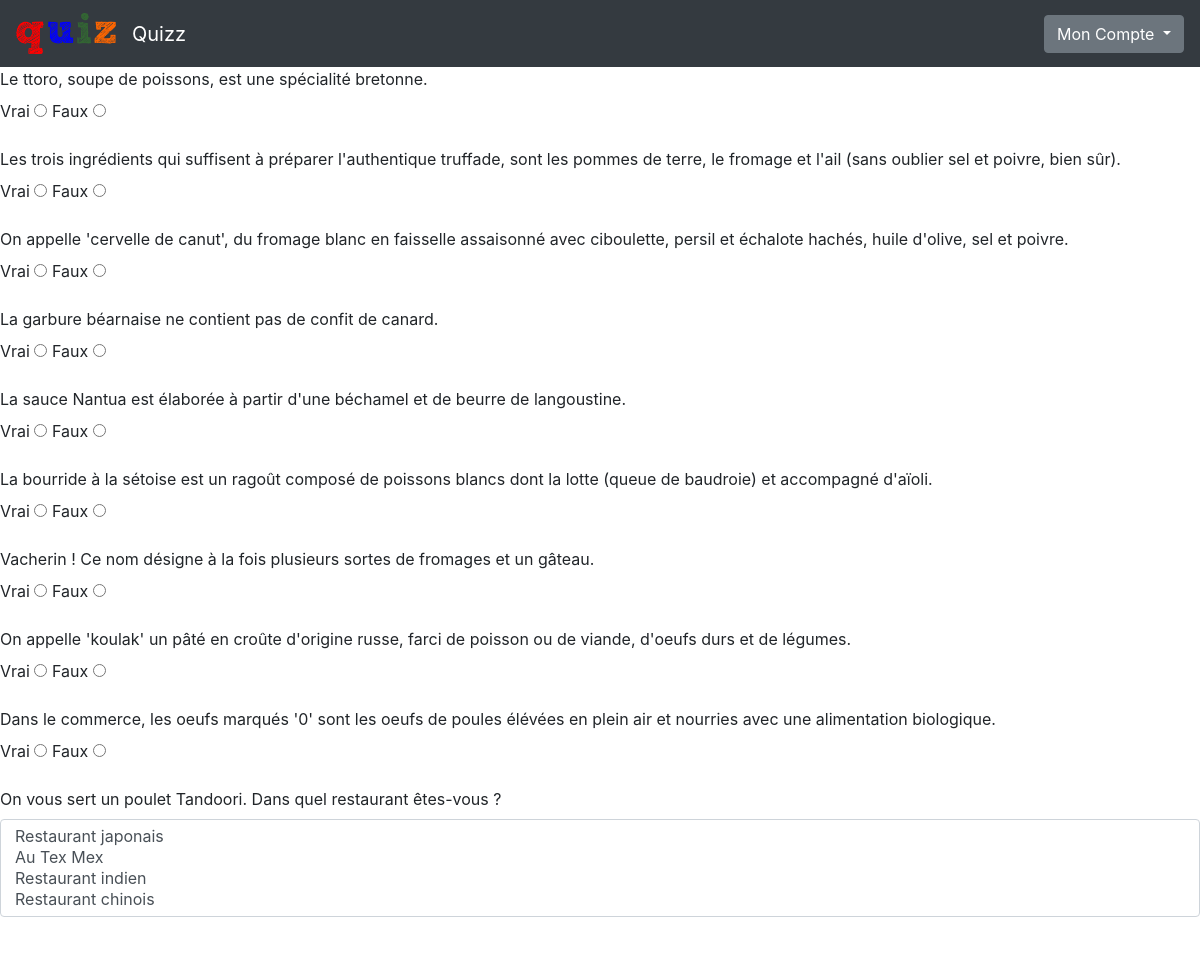
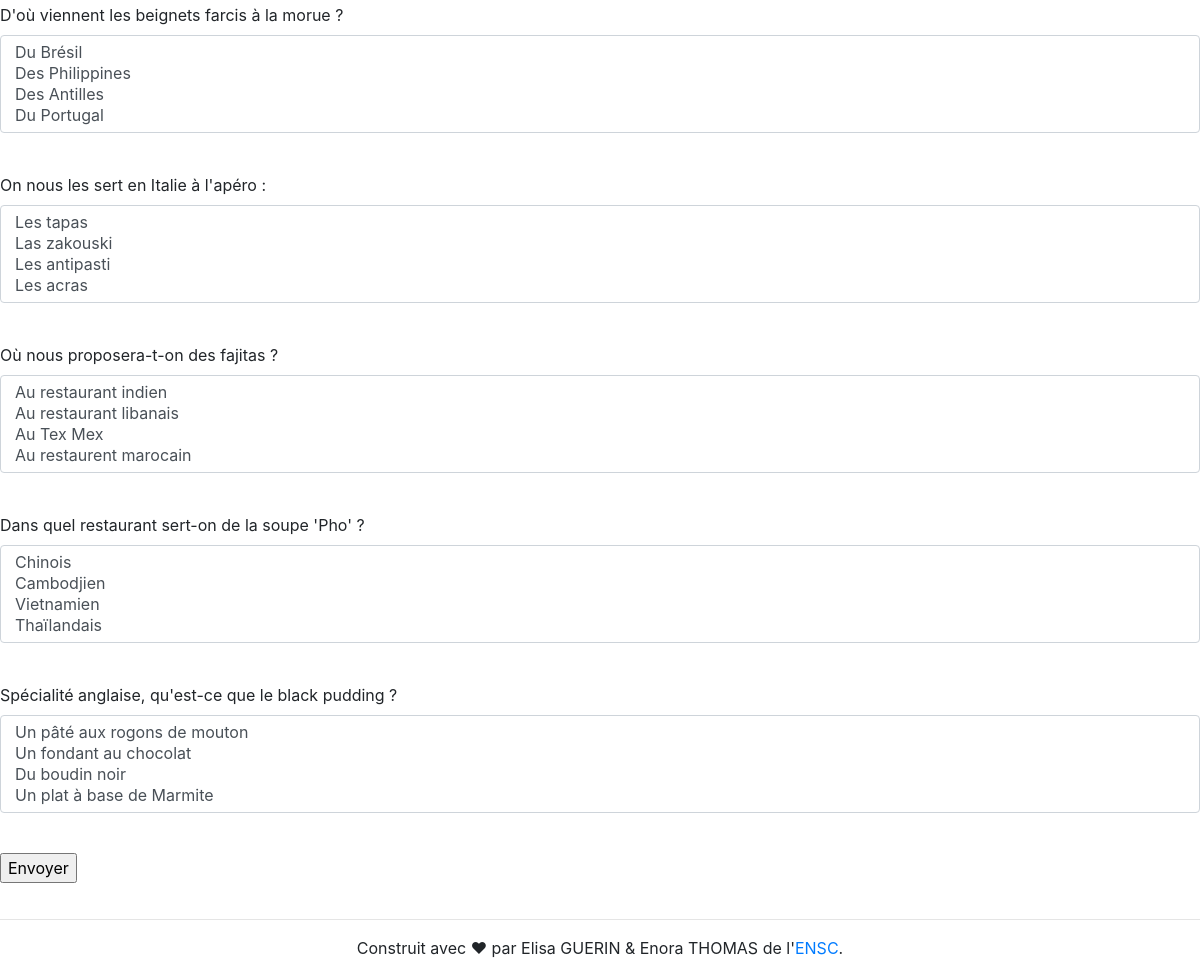
The app's page /questions.php?id1=3&id2=2 (signed in) with its own data (2 pictures, top to bottom).
### tables this page shows
CREATE TABLE QUESTION( 
id_question INTEGER NOT NULL, 
id_theme INTEGER  NOT NULL,
type VARCHAR(50) NOT NULL, 
question VARCHAR(200) NOT NULL,
reponse_vraie VARCHAR(200) NOT NULL,
reponse_fausse1 VARCHAR(200),
reponse_fausse2 VARCHAR(200),
reponse_fausse3 VARCHAR(200),
PRIMARY KEY (id_question, id_theme),
FOREIGN KEY (id_theme) REFERENCES THEME(id_theme)
);

### includes/functions.php (called while the page is built, shortened)
<?php
function isUserConnected() {
    return isset($_SESSION['login']);
}
function getQuestion($idQuest, $idTheme, $bdd) {
    $requete = $bdd->prepare('select * from QUESTION where id_theme=? and id_question=?');
    $requete->execute(array($idTheme, $idQuest));
    $question = $requete->fetch();
    return $question;
}?>

### questions.php (the view, shortened to what this page needs)
<?php
require_once "includes/header.php" ;
require_once "includes/functions.php" ;
$themeId = $_GET['id1'];
$diffId = $_GET['id2'];
$bdd = getDb();
$requete = $bdd->prepare('SELECT * FROM THEME WHERE id_theme=?');
$theme = $requete->execute(array($themeId));
$theme = $requete->fetch();
$nbQuestTheme = $theme['nb_questions'];
$requete = $bdd->prepare("SELECT * FROM DIFFICULTE where id_difficulte=?");
$requete->execute(array($diffId));
$difficulte = $requete->fetch();
$nbQuest = $difficulte['nb_questions'];
$tabInd = range(1, $nbQuestTheme, 1);
$questSelect = array_rand($tabInd, $nbQuest);
?>
<?php if (isUserConnected())
{
?>
    <form method="POST" id="formulaire" action="resultat.php?id1=<?=$themeId?>&id2=<?=$diffId?>">
        <?php
        $tableau = array();
        foreach ($questSelect as $idQuest)
        {
            $question = getQuestion($idQuest+1, $themeId, $bdd);
            array_push($tableau, $question['id_question']);
            ?>
            <div class="form-group">
                <label><?= $question['question'] ?></label>
            <?php
            if ($question['type'] == "qcm")
            {
                ?></br>
                <select class="form-control" name="reponse<?= $question['id_question'] ?>" size="4" required>
                    <option value="reponse_fausse1"><?= $question['reponse_fausse1'] ?></option>
                    <option value="reponse_fausse2"><?= $question['reponse_fausse2'] ?></option>
                    <option value="reponse_vraie"><?= $question['reponse_vraie'] ?></option>
                    <option value="reponse_fausse3"><?= $question['reponse_fausse3'] ?></option>
                </select></br>
                <?php
            }
            elseif ($question['type'] == "vrai_faux")
            {
                ?></br>
                <label for="Vrai">Vrai</label>
                <input type="radio" name="reponse<?= $question['id_question']?>" value="Vrai" required/>
                <label for="Faux">Faux</label>
                <input type="radio" name="reponse<?= $question['id_question']?>" value="Faux" required/>
                <?php
            }
            else
            {
                ?></br>
                <input type="text" name="reponse<?= $question['id_question']?>" size="50" required/><br>
                <div class="invalid-feedback">Veuillez sélectionner une réponse</div>
                <?php
            }?>
            </div>
            <?php
        }
        ?>
        <input id="envoyerBtn" type="submit" value="Envoyer"/>
    </form>
<?php
}
else
{
    include("includes/erreur.php");
}
?>
<?php include("includes/footer.php"); ?>

### css/style.css (style rules this page uses)
body { position: center; }

### records on screen
question: question "Le ttoro, soupe de poissons, est une spécialité bretonne."
question: question "Les trois ingrédients qui suffisent à préparer l'authentique truffade, sont les pommes de terre, le fromage et l'ail (sans oublier sel et poivre, bien sûr)."
question: question "On appelle 'cervelle de canut', du fromage blanc en faisselle assaisonné avec ciboulette, persil et échalote hachés, huile d'olive, sel et poivre."
question: question "La garbure béarnaise ne contient pas de confit de canard."
question: question "La sauce Nantua est élaborée à partir d'une béchamel et de beurre de langoustine."
question: question "La bourride à la sétoise est un ragoût composé de poissons blancs dont la lotte (queue de baudroie) et accompagné d'aïoli."
question: question "Vacherin ! Ce nom désigne à la fois plusieurs sortes de fromages et un gâteau."
question: question "On appelle 'koulak' un pâté en croûte d'origine russe, farci de poisson ou de viande, d'oeufs durs et de légumes."
question: question "Dans le commerce, les oeufs marqués '0' sont les oeufs de poules élévées en plein air et nourries avec une alimentation biologique."
question: question "On vous sert un poulet Tandoori. Dans quel restaurant êtes-vous ?", id_question "Restaurant japonais / Au Tex Mex / Restaurant indien / Restaurant chinois"
question: question "D'où viennent les beignets farcis à la morue ?", id_question "Du Brésil / Des Philippines / Des Antilles / Du Portugal"
question: question "On nous les sert en Italie à l'apéro :", id_question "Les tapas / Las zakouski / Les antipasti / Les acras"
question: question "Où nous proposera-t-on des fajitas ?", id_question "Au restaurant indien / Au restaurant libanais / Au Tex Mex / Au restaurent marocain"
question: question "Dans quel restaurant sert-on de la soupe 'Pho' ?", id_question "Chinois / Cambodjien / Vietnamien / Thaïlandais"
question: question "Spécialité anglaise, qu'est-ce que le black pudding ?", id_question "Un pâté aux rogons de mouton / Un fondant au chocolat / Du boudin noir / Un plat à base de Marmite"
